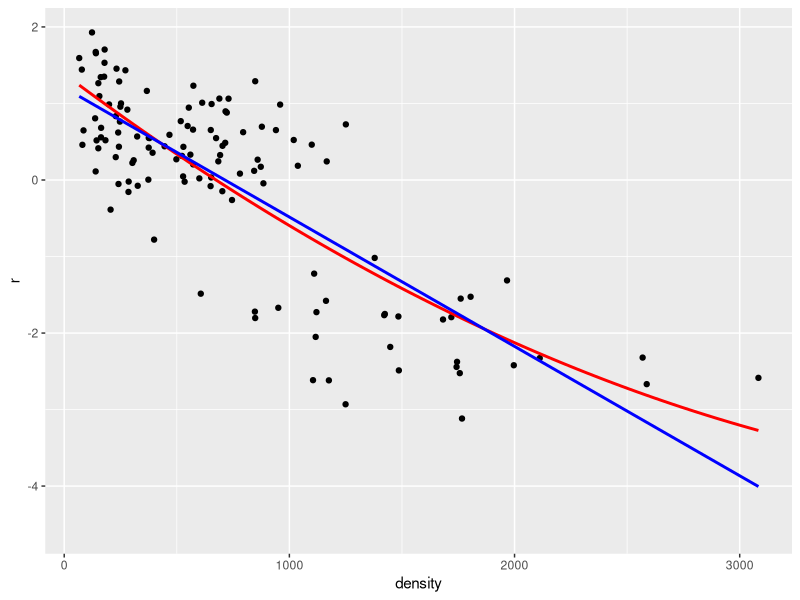
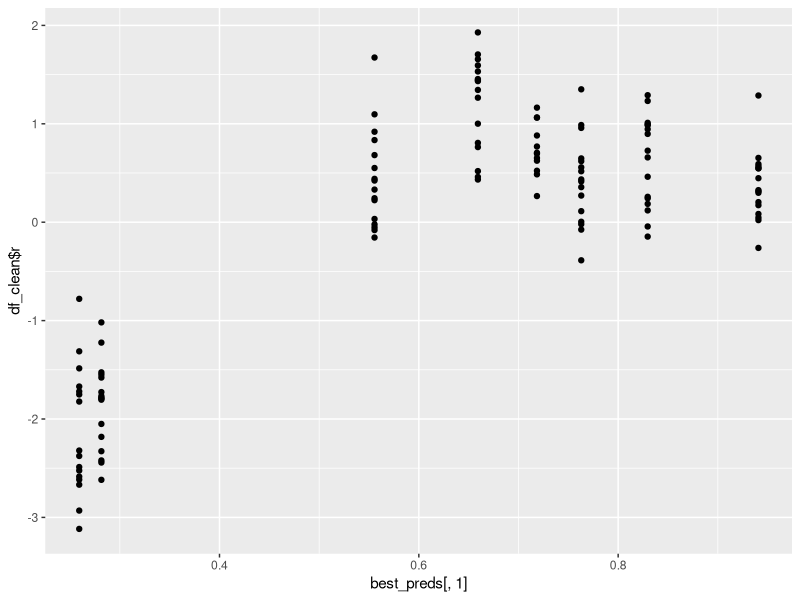
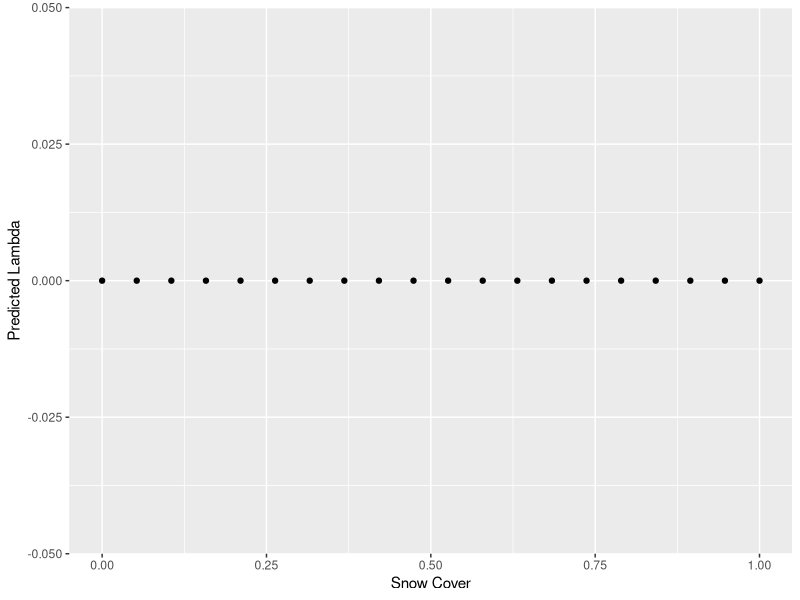
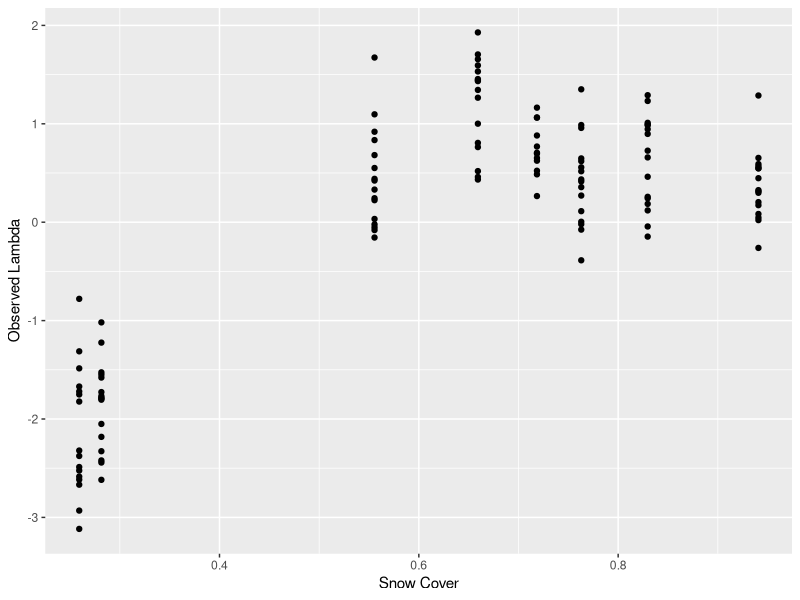

These figures' R source, in order:
## ---- chunk 1
knitr::opts_chunk$set(echo = TRUE)
## ---- chunk 2
# Preliminaries -----------------------------------------------------------
library(tidyverse)

# Get input data ----------------------------------------------------------
df <- read.csv(file="../CleanData/CleanBromusData.csv",comment.char="#")
df <- df[,-ncol(df)]                 # remove empty final column
df_clean <- df[complete.cases(df),]  # remove 4 missing lambda

df_preds <- df_clean[,8:18]           # create dataframe of predictor variables
df_clean$r <- log(df_clean$Lambda)    # create response variable r from log(lambda)
## ---- chunk 3
# Function Model Fit ------------------------------------------------------
# inputs: response variable, predictor variable
# outputs: adjusted r2 for linear and quadratic regression models

quad_fit <- function(x=df_clean$Snow.Cover, y=df_clean$r){
  M1 <- summary(lm(y~x))
  M2 <- summary(lm(y~poly(x,2)))
  return(c(M1$adj.r.squared,M2$adj.r.squared))
}
# -------------------------------------------------------------------------
# map all predictor variables to quad_fit
summary_df <- map(df_preds,quad_fit,y=df_clean$r)

# put into a summary data frame and add column labels
summary_df <- t(bind_rows(summary_df))
colnames(summary_df) <- c("Linear","Quadratic")
# -------------------------------------------------------------------------
## ---- chunk 4
print(summary_df)
## ---- chunk 5
str(df_preds)
# best variables are:
# snow.cover (6)
# density (1)
# winter precip total. (11) 
# grow season precip rain (3)

best_preds <- df_preds[,c(6,1,11,3)]
  
y <- df_clean$r
x_1 <- best_preds[,1]
x_2 <- best_preds[,2]
x_3 <- best_preds[,3]
x_4 <- best_preds[,4]

final_df <- data.frame(r=y,
                       snow_cover=x_1,
                       density=x_2,
                       win_precip <- x_3,
                       gs_rain <- x_4)

model_dd <- summary(lm(data=final_df,r~density))
print(model_dd)
model_dd <- summary(lm(data=final_df,r~poly(density,2)))
print(model_dd)
ggplot(data=final_df,aes(x=density,y=r)) +
  geom_point() +
  stat_smooth(method="lm", se=TRUE, fill=NA,
                formula=y ~ poly(x, 2, raw=TRUE),colour="red") +
  stat_smooth(method="lm", se=TRUE, fill=NA,
                formula=y ~ poly(x, 1, raw=TRUE),colour="blue")

model_1 <- summary(lm(y~poly(x_1,2) + x_2 + poly(x_3,2) + poly(x_4,2)))
print(model_1)

## ---- chunk 6
# Try adding an interaction term -----------------------------------------

model_3 <- summary(lm(y~poly(x_1,2) + poly(x_3,2) + x_1*x_3))
print(model_3)
## ---- chunk 7
model_2 <- summary(lm(y~poly(x_1,2) + poly(x_3,2)))
print(model_2)

## ---- chunk 8
# Function Lambda Model -----------------------------------------------
# inputs: lambda vector, and data frame of predictor variables
# outputs: linear model for forecasting

lambda_model <- function(y=df_clean$r,z=best_preds){
  y <- df_clean$r
  x_1 <- z[,1] # Grow.Season.DD.all.days
  x_2 <- z[,3]  # Snow.Cover
  forecast_model <- lm(y~poly(x_1,2) + poly(x_2,2))
}

# Function Lambda predict -------------------------------------------------
# inputs: linear model, degree days (vector), snow cover (vector)
# outputs: predicted lambda

lambda_predict <- function(m=my_model,degree_days=c(800,600),snow=c(0.83,.74)) {

z <- predict(object=m, newdata=data.frame(x_1=degree_days,x_2=snow))
z[z<0] <- 0   # reset to 0 any predicted negative values for lambda
return(z)
}

## ---- chunk 9
lambda_predict(m=lambda_model(),degree_days=sample(600:800,10),snow=runif(10))
## ---- chunk 10
# set limits for parameter inputs
snow_low <- 0.0
snow_high <- 1.0
dd_low <- 0.5*min(x_1)
dd_high <- 1.5*max(x_1)

# create parameter data frame with column for output
param_df <- expand.grid(snow_cover=seq(from=snow_low, to=snow_high, length.out=20),
                        degree_days=seq(from=dd_low, to=dd_high,length.out=20))
param_df$r <- NA

# apply function to each row
for (i in 1:nrow(param_df)){
  param_df[i,3] <- lambda_predict(m=lambda_model(),
                                  degree_days=param_df[i,2],
                                  snow=param_df[i,1])
}

## ---- chunk 11
qplot(x=best_preds[,1],y=df_clean$r)                                  

## ---- chunk 12
# Function Lambda Model2-----------------------------------------------
# inputs: lambda vector, and data frame of predictor variables
# outputs: linear model for forecasting

lambda_model2 <- function(y=df_clean$r,z=best_preds){
  y <- df_clean$r
  # x_1 <- z[,1] # Grow.Season.DD.all.days
  x_2 <- z[,3]  # Snow.Cover
  forecast_model <- lm(y~ poly(x_2,2))
}

# Function Lambda predict2 -------------------------------------------------
# inputs: linear model, degree days (vector), snow cover (vector)
# outputs: predicted lambda

lambda_predict2 <- function(m=my_model,snow=c(0.83,.74)) {

z <- predict(object=m, newdata=data.frame(x_2=snow))
z[z<0] <- 0   # reset to 0 any predicted negative values for lambda
return(z)
}

param_df2 <- data.frame(snow_cover=seq(from=snow_low, to=snow_high, length.out=20),
                        lambda=NA)
## ---- chunk 13

# apply function to each row
for (i in 1:nrow(param_df2)){
  param_df2[i,2] <- lambda_predict2(m=lambda_model2(),
                                  snow=param_df2[i,1])
}
plot_1 <- ggplot(param_df2,aes(x=snow_cover,y=lambda)) +
          geom_point() +
          xlab("Snow Cover") +
          ylab("Predicted Lambda")

plot(plot_1)
## ---- chunk 14
df <- data.frame(Snow.Cover=df_clean$Snow.Cover, Lambda=df_clean$r)
plot_2 <- ggplot(df,aes(x=Snow.Cover,y=Lambda)) +
          geom_point() +
          xlab("Snow Cover") +
          ylab("Observed Lambda")

plot(plot_2)
